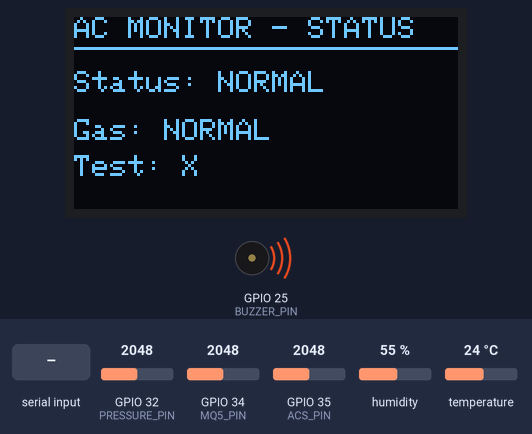
The sketch below on a simulated ESP32. On the bench: 128×64 one-colour display, buzzer (waves = sounding, pin HIGH). The inputs (shaded band) are chosen by the test bench; at power-on: temperature 24 °C, GPIO 34 (MQ5_PIN) = 2048, GPIO 32 (PRESSURE_PIN) = 2048, GPIO 35 (ACS_PIN) = 2048, humidity 55 % (analog values on the 0–4095 scale). WiFi joins after 1.5 s; servers stay silent unless stated; uploads are accepted with an empty reply; the local clock reads 2024-03-15 10:24:30 at power-on unless the sketch sets it; what the sketch prints to the serial monitor is not drawn.

Above: at 13.6 s.
13.7 s: temperature set to 39.4 °C
At 15.4 s:
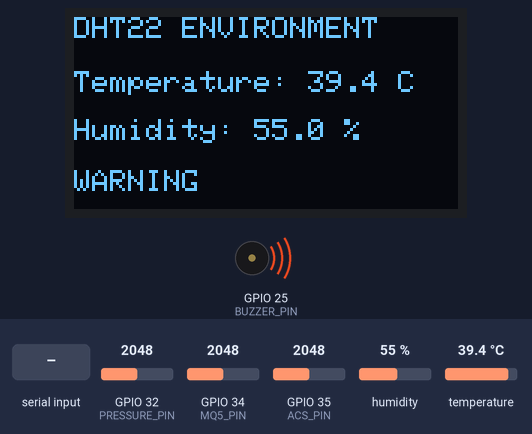
20.1 s: temperature set to 40.5 °C
At 23.9 s:
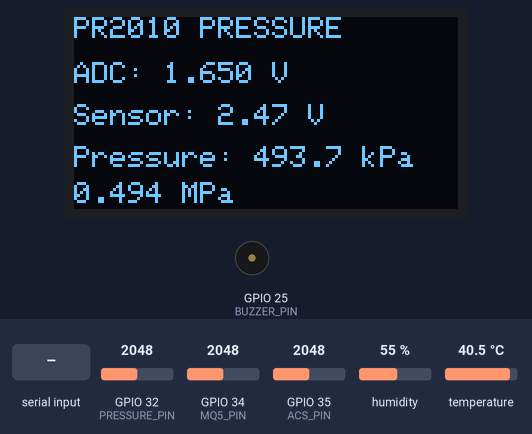
26.5 s: GPIO 34 (MQ5_PIN) set to 2135
At 32.7 s:
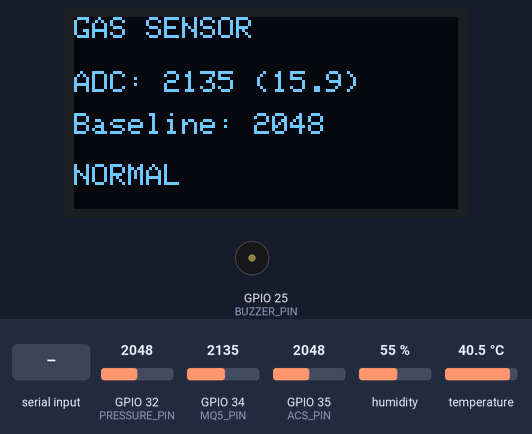
32.9 s: GPIO 34 (MQ5_PIN) set to 2231
At 35.0 s:
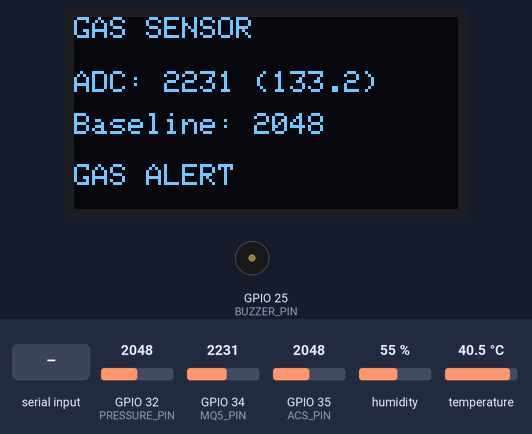
36.6 s: "G" received over Serial
At 42.2 s:
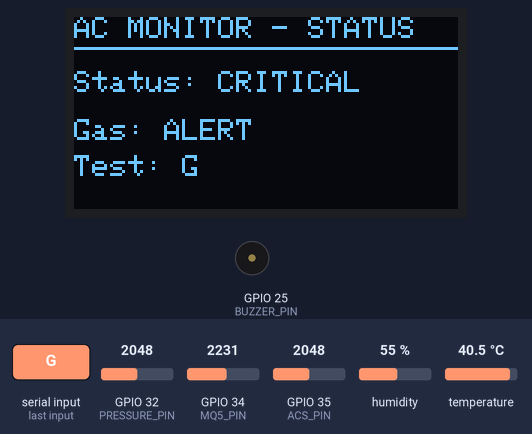
42.6 s: "N" received over Serial
At 45.0 s:
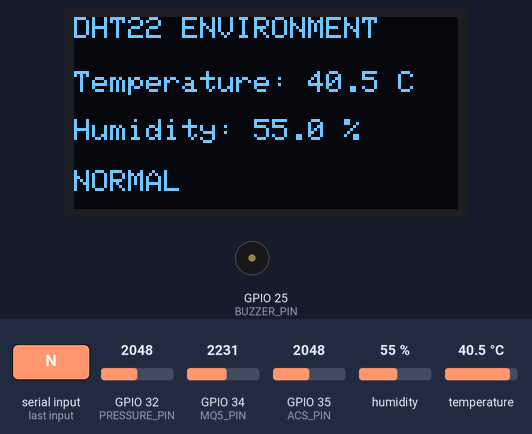
Timing chart, 0 to 46.5 s (numbered marks = the images above; inputs shaded):
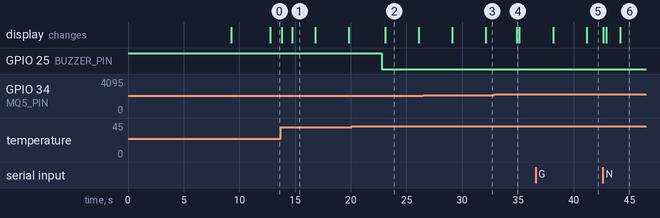

The sketch:

sketch_oct7a.ino
```cpp
#include <Wire.h>
#include <Adafruit_GFX.h>
#include <Adafruit_SSD1306.h>
#include <DHT.h>
#include <math.h>
#include <WiFi.h>
#include <HTTPClient.h>
#include <ArduinoJson.h>
#include <time.h>
// ================= PIN DEFINITIONS =================
const char* WIFI_SSID = "Swetha";
const char* WIFI_PASSWORD = "Swetha!11";

const char* API_URL =
  "http://10.192.146.163:8000/api/v1/ingestion/sensor-data";

const char* API_KEY = "dev-only-ingestion-key";

const char* DEVICE_ID = "ESP32_01";
const char* HVAC_ID = "HVAC_TEST_01";
#define DHT_PIN 5
#define DHT_TYPE DHT22

#define MQ5_PIN 34
#define ACS_PIN 35
#define PRESSURE_PIN 32
#define BUZZER_PIN 25

// Buzzer module polarity configuration:
// Most 3-pin Arduino/ESP32 buzzer modules (with PNP transistor) are ACTIVE-LOW:
// LOW (0V) = Sound ALARM ON.
// HIGH (3.3V) = Sound SILENT OFF.
const bool BUZZER_ACTIVE_LOW = true;
#define BUZZER_SOUND_ON   (BUZZER_ACTIVE_LOW ? LOW : HIGH)
#define BUZZER_SOUND_OFF  (BUZZER_ACTIVE_LOW ? HIGH : LOW)

#define OLED_SDA 21
#define OLED_SCL 22

// ================= OLED =============================

#define SCREEN_WIDTH 128
#define SCREEN_HEIGHT 64

Adafruit_SSD1306 display(
  SCREEN_WIDTH, SCREEN_HEIGHT, &Wire, -1
);

DHT dht(DHT_PIN, DHT_TYPE);

// ================= SENSOR SETTINGS ==================

// Change this for your ACS712 variant:
// 5A = 0.185 V/A
// 20A = 0.100 V/A
// 30A = 0.066 V/A
const float ACS_SENSITIVITY = 0.100;

// Set according to your calibration.
// Tuned to 120 for instant, highly sensitive refrigerant gas detection above clean baseline
const int MQ5_RISE_THRESHOLD = 120;

const float TEMP_LIMIT = 35.0;
const float HUMIDITY_LIMIT = 80.0;
const float CURRENT_RISE_PERCENT = 20.0;

// PR2010 pressure sensor and voltage divider
// Assumption: 0.5-4.5 V output, pressure range 0-1 MPa
const float R_TOP = 10000.0;
const float R_BOTTOM = 20000.0;

const float SENSOR_MIN_V = 0.5;
const float SENSOR_MAX_V = 4.5;
const float PRESSURE_MAX_MPA = 1.0;

// ================= VARIABLES ========================

float temperature = NAN;
float humidity = NAN;
float current = 0.0;

float currentBaseline = 0.0;
float currentZeroVoltage = 1.65;

int mq5Raw = 0;
int mq5Baseline = 0;
float gasPpm = 5.0;

// PR2010 pressure variables
float adcVoltage = 0.0;
float pressureSensorVoltage = 0.0;
float pressureMPa = 0.0;
float pressureKPa = 0.0;

bool dhtConnected = false;
bool gasRisk = false;
bool temperatureRisk = false;
bool humidityRisk = false;
bool currentRisk = false;

bool currentCalibrated = false;
bool mqCalibrated = false;

bool simulatedTest = false;
char testMode = 'X'; // Start in live physical sensor mode

int page = 0;
unsigned long lastPageChange = 0;
unsigned long lastPrint = 0;

const unsigned long PAGE_TIME = 3000;
const unsigned long READ_TIME = 2000;

// ================= ACS712 ADC HELPERS ================

float readACSVoltage() {
  return analogReadMilliVolts(ACS_PIN) / 1000.0;
}

// For AC current, measure variation around the
// sampled midpoint. Verify sensitivity and calibration
// for your particular ACS712 module.
float getCurrent() {
  const int samples = 500;

  float sum = 0.0;
  float sumSquares = 0.0;

  for (int i = 0; i < samples; i++) {
    float v = readACSVoltage();

    sum += v;
    sumSquares += v * v;

    delayMicroseconds(200);
  }

  float mean = sum / samples;
  float variance =
    (sumSquares / samples) - (mean * mean);

  if (variance < 0) {
    variance = 0;
  }

  float rmsVoltage = sqrt(variance);

  return rmsVoltage / ACS_SENSITIVITY;
}

// ================= PR2010 PRESSURE SENSOR =============

void readPressure() {
  const int samples = 20;
  unsigned long totalMilliVolts = 0;

  for (int i = 0; i < samples; i++) {
    totalMilliVolts += analogReadMilliVolts(PRESSURE_PIN);
    delay(5);
  }

  // Average voltage measured at ESP32 GPIO32
  adcVoltage =
    (totalMilliVolts / (float)samples) / 1000.0;

  // Convert ADC voltage back to sensor output voltage.
  // Divider: sensor output -> 10k -> GPIO32 -> 20k -> GND
  pressureSensorVoltage =
    adcVoltage * (R_TOP + R_BOTTOM) / R_BOTTOM;

  // Convert sensor voltage to pressure.
  // Assumes 0.5 V = 0 MPa and 4.5 V = 1 MPa.
  pressureMPa =
    ((pressureSensorVoltage - SENSOR_MIN_V) /
     (SENSOR_MAX_V - SENSOR_MIN_V)) * PRESSURE_MAX_MPA;

  pressureKPa = pressureMPa * 1000.0;
}

// ================= MQ5 BASELINE =======================

void calibrateMQ5() {
  Serial.println("MQ5 baseline calibration.");
  Serial.println("Keep the area at its normal background condition.");

  long total = 0;
  const int samples = 20;

  for (int i = 0; i < samples; i++) {
    total += analogRead(MQ5_PIN);
    delay(250);
  }

  mq5Baseline = total / samples;
  // If baseline was sampled while the sensor coil was still cold (< 750),
  // initialize to standard warm clean-air resting value so it doesn't false-trigger.
  if (mq5Baseline < 750) {
    mq5Baseline = 900;
  }
  mqCalibrated = true;

  Serial.print("MQ5 baseline ADC: ");
  Serial.println(mq5Baseline);

  Serial.println(
    "Tune MQ5_RISE_THRESHOLD after observing readings."
  );
}

// ================= ACS BASELINE =======================

void calibrateCurrent() {
  Serial.println("Current baseline calibration.");
  Serial.println(
    "Keep the monitored equipment at its normal operating state."
  );

  delay(1000);

  currentBaseline = getCurrent();
  currentCalibrated = true;

  Serial.print("Current baseline (A): ");
  Serial.println(currentBaseline, 2);
}

// ================= SERIAL TEST COMMANDS ===============

// Send these characters in Serial Monitor:
// N = normal
// G = simulate gas alert
// T = simulate high temperature
// H = simulate high humidity
// C = simulate high current
// X = clear simulation

void readTestCommand() {
  while (Serial.available()) {
    char c = Serial.read();

    if (c >= 'a' && c <= 'z') {
      c -= 32;
    }

    if (c == 'N' || c == 'G' || c == 'T' ||
        c == 'H' || c == 'C' || c == 'X') {

      testMode = c;
      simulatedTest = (c != 'N' && c != 'X');

      Serial.print("Test mode: ");
      Serial.println(c);
    }

    if (c == 'K' || c == 'R') {
      Serial.println("\n[CALIBRATION] Re-calibrating MQ-5 baseline with current warm sensor...");
      calibrateMQ5();
      Serial.print("[CALIBRATION] New warm baseline ADC: ");
      Serial.println(mq5Baseline);
    }
  }
}
void connectWiFi() {
  WiFi.mode(WIFI_STA);
  WiFi.disconnect(true);
  delay(200);
  WiFi.begin(WIFI_SSID, WIFI_PASSWORD);

  Serial.print("Connecting to Wi-Fi");

  unsigned long start = millis();

  while (WiFi.status() != WL_CONNECTED &&
         millis() - start < 20000) {
    delay(500);
    Serial.print(".");
  }

  if (WiFi.status() == WL_CONNECTED) {
    Serial.println("\nWi-Fi connected!");
    Serial.print("ESP32 IP: ");
    Serial.println(WiFi.localIP());

    // Synchronize time for the API timestamp.
    configTime(0, 0, "pool.ntp.org", "time.google.com");
  } else {
    Serial.println("\nWi-Fi connection failed. (If using iPhone, enable 'Maximize Compatibility')");
  }
}

// ================= BACKEND DATA UPLOAD =================

void sendSensorData() {
  if (WiFi.status() != WL_CONNECTED) {
    Serial.println("Upload skipped: Wi-Fi disconnected.");
    static unsigned long lastReconnect = 0;
    if (millis() - lastReconnect >= 15000) {
      lastReconnect = millis();
      Serial.println("Attempting Wi-Fi reconnect...");
      WiFi.disconnect(true);
      delay(200);
      WiFi.begin(WIFI_SSID, WIFI_PASSWORD);
    }
    return;
  }

  // Generate ISO-8601 timestamp; use fallback if NTP is not yet synced
  time_t now = time(nullptr);
  char timestamp[30];
  if (now >= 1700000000) {
    struct tm timeInfo;
    gmtime_r(&now, &timeInfo);
    strftime(timestamp, sizeof(timestamp), "%Y-%m-%dT%H:%M:%SZ", &timeInfo);
  } else {
    // Fallback timestamp so data is never blocked while waiting for NTP
    unsigned long sec = millis() / 1000;
    snprintf(timestamp, sizeof(timestamp), "2026-10-26T%02lu:%02lu:%02luZ",
             (sec / 3600) % 24, (sec / 60) % 60, sec % 60);
    Serial.println("Note: NTP not yet synced; using relative timestamp.");
  }

  HTTPClient http;
  http.setTimeout(5000);

  if (!http.begin(API_URL)) {
    Serial.println("Upload failed: could not initialize HTTP.");
    return;
  }

  StaticJsonDocument<512> doc;
  doc["device_id"] = DEVICE_ID;
  doc["hvac_id"] = HVAC_ID;
  doc["timestamp"] = timestamp;
  doc["mode"] = "normal";
  doc["event"] = getStatus();
  doc["source"] = "esp32";
  doc["schema_version"] = "1.0";

  JsonObject sensors = doc.createNestedObject("sensors");

    // Send live calibrated gas concentration
  sensors["gas_ppm"] = gasPpm;
  sensors["mq5_adc"] = mq5Raw;
  doc["gas_alert"] = isCriticalCondition() || gasRisk;
  doc["temperature_alert"] = temperatureRisk;
  doc["humidity_alert"] = humidityRisk;
  doc["current_alert"] = currentRisk;
  if (dhtConnected) {
    sensors["temperature"] = temperature;
    sensors["humidity"] = humidity;
  }
  if (isfinite(pressureKPa) && pressureKPa >= 0) {
    sensors["pressure"] = pressureKPa;
  }
  if (isfinite(current) && current >= 0) {
    sensors["compressor_current"] = current;
  }

  String requestBody;
  serializeJson(doc, requestBody);

  http.addHeader("Content-Type", "application/json");
  http.addHeader("x-api-key", API_KEY);

  Serial.print("Connecting to URL: ");
  Serial.println(API_URL);
  Serial.println("Sending sensor data to HVAC backend...");
  int httpCode = http.POST(requestBody);

  Serial.printf("Backend HTTP status: %d\n", httpCode);
  if (httpCode > 0) {
    Serial.println(http.getString());
  } else {
    Serial.printf("HTTP error: %s\n", http.errorToString(httpCode).c_str());
  }

  http.end();
}

// ================= SETUP ==============================

void setup() {
  Serial.begin(115200);

  analogReadResolution(12);

  pinMode(MQ5_PIN, INPUT);
  pinMode(ACS_PIN, INPUT);

  // PR2010 pressure sensor on GPIO32
  pinMode(PRESSURE_PIN, INPUT);
  analogSetPinAttenuation(PRESSURE_PIN, ADC_11db);

  pinMode(BUZZER_PIN, OUTPUT);

  // Initialize buzzer to OFF (silent) at boot
  digitalWrite(BUZZER_PIN, BUZZER_SOUND_OFF);

  Wire.begin(OLED_SDA, OLED_SCL);

  if (!display.begin(SSD1306_SWITCHCAPVCC, 0x3C)) {
    Serial.println(
      "OLED NOT FOUND - check I2C wiring/address."
    );

    while (true) {
      delay(1000);
    }
  }

  dht.begin();

  display.clearDisplay();
  display.setTextColor(SSD1306_WHITE);
  display.setTextSize(1);
  display.setCursor(0, 0);

  display.println("AC MONITORING");
  display.println();
  display.println("Starting sensors...");
  display.display();

  Serial.println("\nAC MONITORING PROTOTYPE");
  Serial.println("Serial Monitor: 115200 baud");
  Serial.println("Commands: N (normal), G (gas alert), T (temp), H (humidity), C (current), X (clear), K (re-zero gas baseline)");

  Serial.println("PR2010 pressure sensor: GPIO32");

  // MQ sensors need warm-up; readings can drift.
  // Allow warm-up according to the module datasheet
  // before treating the baseline as valid.
  delay(3000);

  calibrateMQ5();
  calibrateCurrent();

  display.clearDisplay();
  display.setCursor(0, 15);
  display.println("Calibration complete");
  display.println("Monitoring started");
  display.display();

  delay(1500);

  lastPageChange = millis();

  connectWiFi();
}

// ================= SENSOR READINGS ===================

void readSensors() {
  temperature = dht.readTemperature();
  humidity = dht.readHumidity();

  dhtConnected = !isnan(temperature) && !isnan(humidity);

  mq5Raw = analogRead(MQ5_PIN);
  current = getCurrent();

  // Read PR2010 pressure
  readPressure();

  // Actual sensor-based conditions
  gasRisk = mqCalibrated &&
            mq5Raw > mq5Baseline + MQ5_RISE_THRESHOLD;

  // Calculate dynamic gas PPM in real-time
  int rise = mq5Raw - mq5Baseline;
  if (gasRisk || (mqCalibrated && rise > MQ5_RISE_THRESHOLD)) {
    gasPpm = 60.0 + (rise > 0 ? (float)rise * 0.4 : 0.0);
    if (gasPpm > 999.0) gasPpm = 999.0;
  } else {
    if (rise > 0 && MQ5_RISE_THRESHOLD > 0) {
      gasPpm = 5.0 + ((float)rise / (float)MQ5_RISE_THRESHOLD) * 15.0;
    } else {
      gasPpm = 5.0;
    }
  }

  temperatureRisk = dhtConnected &&
                    temperature >= TEMP_LIMIT;

  humidityRisk = dhtConnected &&
                 humidity >= HUMIDITY_LIMIT;

  currentRisk = currentCalibrated &&
                currentBaseline > 0.05 &&
                current > currentBaseline *
                (1.0 + CURRENT_RISE_PERCENT / 100.0);

  // Safe software simulation for demonstration
  if (testMode == 'G') {
    gasRisk = true;
    gasPpm = 180.0;
  }
  if (testMode == 'T') temperatureRisk = true;
  if (testMode == 'H') humidityRisk = true;
  if (testMode == 'C') currentRisk = true;

  if (testMode == 'N') {
    // Explicitly force all risks to false for testing clear normal state
    gasRisk = false;
    temperatureRisk = false;
    humidityRisk = false;
    currentRisk = false;
    gasPpm = 5.0;
  }

  if (testMode == 'X') {
    // Clear simulation mode; use actual sensor readings
  }
}

// ================= OVERALL STATUS ====================

int riskCount() {
  return (gasRisk ? 1 : 0) +
         (temperatureRisk ? 1 : 0) +
         (humidityRisk ? 1 : 0) +
         (currentRisk ? 1 : 0);
}

// Critical condition check:
// The buzzer sounds ONLY for genuine safety-critical emergencies:
// 1. Gas / refrigerant leak detected by MQ-5 sensor (gasRisk)
// 2. Severe compressor thermal breach (temperature >= 40.0 C)
// Environmental variations (humidity, current fluctuations) are classified
// as WARNING only and will NEVER sound the buzzer.
bool isCriticalCondition() {
  if (gasRisk) return true;
  if (mqCalibrated && mq5Raw > (mq5Baseline + MQ5_RISE_THRESHOLD)) return true;
  if (temperatureRisk && temperature >= 40.0) return true;
  return false;
}

const char* getStatus() {
  // Critical emergencies take absolute precedence
  if (isCriticalCondition()) return "CRITICAL";
  if (!dhtConnected) return "SENSOR ERROR";
  if (riskCount() >= 1) return "WARNING";

  return "NORMAL";
}

// ================= OLED DISPLAY ======================

void updateOLED() {
  if (millis() - lastPageChange >= PAGE_TIME) {
    lastPageChange = millis();

    // Five pages: status, DHT22, gas, current, pressure
    page = (page + 1) % 5;
  }

  display.clearDisplay();
  display.setTextColor(SSD1306_WHITE);
  display.setTextSize(1);

  if (page == 0) {
    display.setCursor(0, 0);
    display.println("AC MONITOR - STATUS");
    display.drawLine(0, 10, 127, 10, SSD1306_WHITE);

    display.setCursor(0, 18);
    display.print("Status: ");
    display.println(getStatus());

    display.setCursor(0, 34);
    display.print("Gas: ");
    display.println(gasRisk ? "ALERT" : "NORMAL");

    display.setCursor(0, 46);
    display.print("Test: ");
    display.println(testMode);
  }

  else if (page == 1) {
    display.setCursor(0, 0);
    display.println("DHT22 ENVIRONMENT");

    display.setCursor(0, 18);
    display.print("Temperature: ");

    if (dhtConnected) {
      display.print(temperature, 1);
      display.println(" C");
    } else {
      display.println("ERROR");
    }

    display.setCursor(0, 34);
    display.print("Humidity: ");

    if (dhtConnected) {
      display.print(humidity, 1);
      display.println(" %");
    } else {
      display.println("ERROR");
    }

    display.setCursor(0, 51);
    display.println(
      temperatureRisk || humidityRisk
        ? "WARNING" : "NORMAL"
    );
  }

  else if (page == 2) {
    display.setCursor(0, 0);
    display.println("GAS SENSOR");

    display.setCursor(0, 18);
    display.print("ADC: ");
    display.print(mq5Raw);
    display.print(" (");
    display.print(gasPpm, 1);
    display.println(")");

    display.setCursor(0, 32);
    display.print("Baseline: ");
    display.println(mq5Baseline);

    display.setCursor(0, 49);
    display.println(gasRisk ? "GAS ALERT" : "NORMAL");
  }

  else if (page == 3) {
    display.setCursor(0, 0);
    display.println("ACS712 CURRENT");

    display.setCursor(0, 18);
    display.print("Current: ");
    display.print(current, 2);
    display.println(" A");

    display.setCursor(0, 32);
    display.print("Baseline: ");
    display.print(currentBaseline, 2);
    display.println(" A");

    display.setCursor(0, 49);
    display.println(currentRisk ? "WARNING" : "NORMAL");
  }

  else {
    // PR2010 PRESSURE PAGE
    display.setCursor(0, 0);
    display.println("PR2010 PRESSURE");

    display.setCursor(0, 15);
    display.print("ADC: ");
    display.print(adcVoltage, 3);
    display.println(" V");

    display.setCursor(0, 29);
    display.print("Sensor: ");
    display.print(pressureSensorVoltage, 2);
    display.println(" V");

    display.setCursor(0, 43);
    display.print("Pressure: ");
    display.print(pressureKPa, 1);
    display.println(" kPa");

    display.setCursor(0, 55);
    display.print(pressureMPa, 3);
    display.println(" MPa");
  }

  display.display();
}

// ================= SERIAL OUTPUT =====================

void printSerial() {
  Serial.println("\n------------------------------");

  if (dhtConnected) {
    Serial.printf("Temperature: %.1f C\n", temperature);
    Serial.printf("Humidity: %.1f %%\n", humidity);
  } else {
    Serial.println("DHT22: SENSOR ERROR");
  }

  Serial.printf("MQ5 ADC: %d\n", mq5Raw);
  Serial.printf("MQ5 baseline: %d\n", mq5Baseline);
  Serial.printf("Gas concentration: %.1f ppm\n", gasPpm);
  Serial.printf("Current: %.2f A\n", current);
  Serial.printf("Current baseline: %.2f A\n", currentBaseline);

  // PR2010 pressure readings
  Serial.println("--- PR2010 PRESSURE ---");

  Serial.printf("ADC voltage: %.3f V\n", adcVoltage);
  Serial.printf(
    "Sensor output: %.3f V\n",
    pressureSensorVoltage
  );
  Serial.printf("Pressure: %.2f kPa\n", pressureKPa);
  Serial.printf("Pressure: %.4f MPa\n", pressureMPa);

  Serial.printf("Gas alert: %s\n", gasRisk ? "YES" : "NO");
  Serial.printf(
    "Temperature alert: %s\n",
    temperatureRisk ? "YES" : "NO"
  );
  Serial.printf(
    "Humidity alert: %s\n",
    humidityRisk ? "YES" : "NO"
  );
  Serial.printf(
    "Current alert: %s\n",
    currentRisk ? "YES" : "NO"
  );

  Serial.print("OVERALL STATUS: ");
  Serial.println(getStatus());

  Serial.print("CRITICAL CONDITION: ");
  Serial.println(isCriticalCondition() ? "YES (DANGER)" : "NO (SAFE)");

  Serial.print("BUZZER: ");
  Serial.println(isCriticalCondition() ? "ON (ALARM)" : "OFF (SILENT)");

  Serial.println("------------------------------");
}

// ================= MAIN LOOP =========================

void loop() {
  readTestCommand();

  static unsigned long lastRead = 0;

  if (millis() - lastRead >= READ_TIME) {
    lastRead = millis();

    readSensors();

    // Buzzer rings ONLY during CRITICAL condition (e.g. refrigerant leak or multi-fault emergency).
    // Remains completely silent during NORMAL and WARNING states.
    digitalWrite(
      BUZZER_PIN,
      isCriticalCondition() ? BUZZER_SOUND_ON : BUZZER_SOUND_OFF
    );

    updateOLED();
    printSerial();
  } else {
    // Continue cycling through OLED pages between readings.
    updateOLED();
  }

  // Upload the latest readings every 5 seconds.
  static unsigned long lastUpload = 0;
  if (millis() - lastUpload >= 5000) {
    lastUpload = millis();
    sendSensorData();
  }
}
```

Measured:
- the behaviour switches between 39.9 and 40 °C on temperature (found by bisection; images 1 and 2)
- the behaviour switches between 2168 and 2169 on GPIO 34 (MQ5_PIN) (found by bisection; images 3 and 4)
- after the input at 13.7 s, the display: first differs from a run without the input after 1.1 s (image 1)
- after the input at 20.1 s, GPIO 25 (BUZZER_PIN): HIGH → LOW after 2.7 s
- after the input at 32.9 s, the display: changes after 2.0 s (image 4)
- after the input at 36.6 s, the display: first differs from a run without the input after 4.6 s (image 5)
- after the input at 42.6 s, the display: first changes after 0.05 s (image 6 shows a later state)
